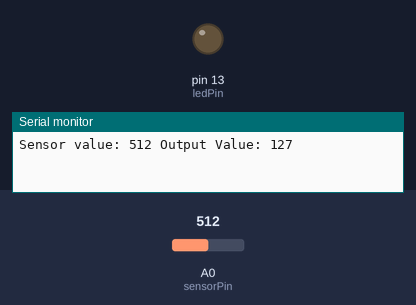
The sketch below on a simulated Arduino Uno, built with avr-gcc and run on an emulated ATmega328P. On the bench: output pins drawn as LEDs (lit = HIGH), the last lines printed to the serial monitor. The inputs (shaded band) are chosen by the test bench; at power-on: A0 (sensorPin) = 512.

Above: at 1.2 s.
1.3 s: A0 (sensorPin) set to 520
At 2.0 s:
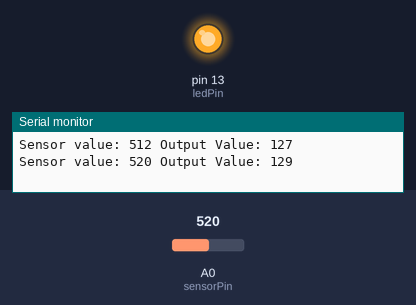
2.8 s: A0 (sensorPin) set to 511
At 3.2 s:
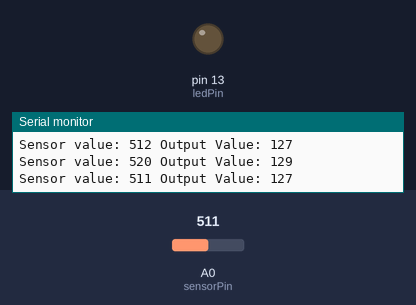
4.3 s: A0 (sensorPin) set to 716
At 5.5 s:
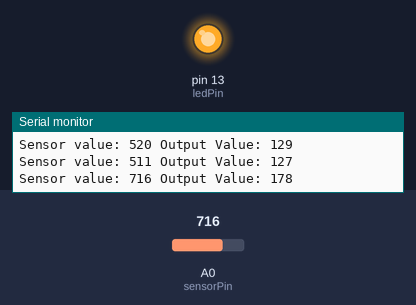
Timing chart, 0 to 7.3 s (numbered marks = the images above; inputs shaded):
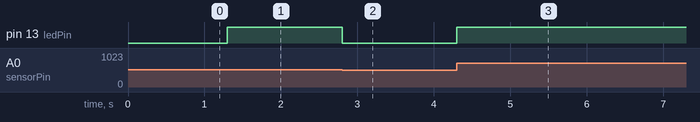

The sketch:

2_2.ino
```cpp
int sensorPin = A0;
int ledPin = 13;

int ledValue = 0;

void setup()
{
  Serial.begin(9600);

  pinMode(ledPin, OUTPUT);
}

void loop()
{
  // read the value from the sensor:
  int sensorValue = analogRead(sensorPin);

  // Convert from analogRead scale (0-1023) to analogWrite scale (0-255)
  int newLedValue = map(sensorValue, 0, 1023, 0, 255);

  // If value has changed
  if (ledValue != newLedValue)
  {
    // Update stored value, and led brightness
    ledValue = newLedValue;
    analogWrite(ledPin, ledValue);

    Serial.print("Sensor value: ");
    Serial.print(sensorValue);
    Serial.print(" Output Value: ");
    Serial.println(ledValue);
  }

  // Let ADC settle
  delay(1);
}
```

Measured:
- the behaviour switches between 513 and 514 on A0 (sensorPin) (found by bisection; images 0 and 1)
- after the input at 1.3 s, pin 13 (ledPin): LOW → HIGH at once
- after the input at 2.8 s, pin 13 (ledPin): HIGH → LOW at once
- after the input at 4.3 s, pin 13 (ledPin): LOW → HIGH at once
